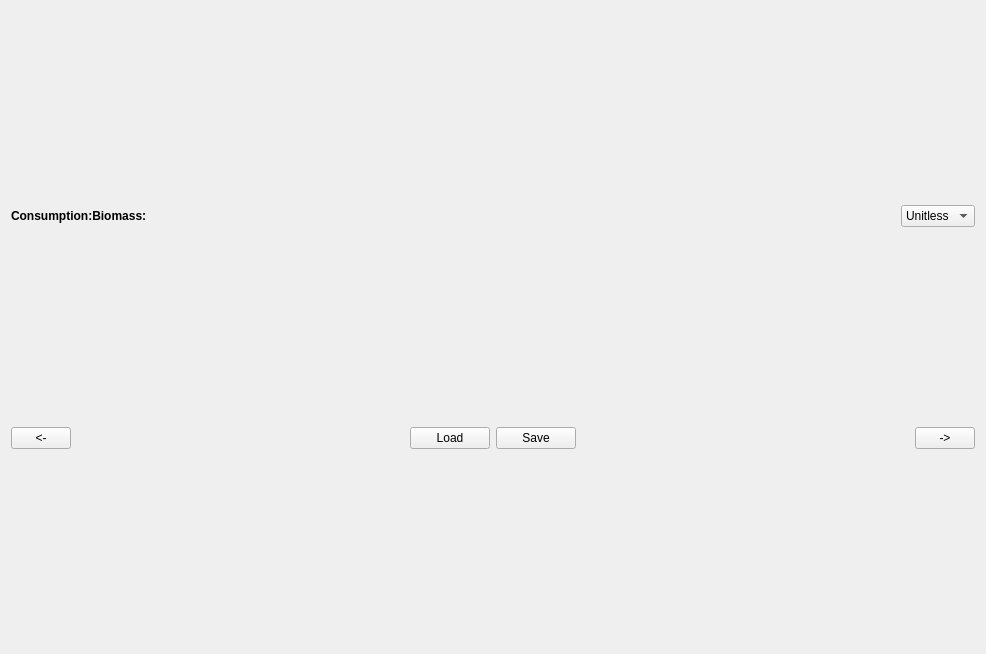
<?xml version="1.0" encoding="UTF-8"?>
<ui version="4.0">
 <class>MSCAA_Tab4_ConsumptionTab</class>
 <widget class="QWidget" name="MSCAA_Tab4_ConsumptionTab">
  <property name="geometry">
   <rect>
    <x>0</x>
    <y>0</y>
    <width>986</width>
    <height>654</height>
   </rect>
  </property>
  <property name="windowTitle">
   <string>Form</string>
  </property>
  <layout class="QVBoxLayout" name="verticalLayout">
   <item>
    <layout class="QHBoxLayout" name="horizontalLayout">
     <item>
      <widget class="QLabel" name="MSCAA_Tab4_TitleLBL">
       <property name="font">
        <font>
         <weight>75</weight>
         <bold>true</bold>
        </font>
       </property>
       <property name="text">
        <string>Consumption:Biomass:</string>
       </property>
      </widget>
     </item>
     <item>
      <widget class="QLabel" name="MSCAA_Tab4_SpeciesLBL">
       <property name="text">
        <string/>
       </property>
      </widget>
     </item>
     <item>
      <spacer name="horizontalSpacer">
       <property name="orientation">
        <enum>Qt::Horizontal</enum>
       </property>
       <property name="sizeHint" stdset="0">
        <size>
         <width>40</width>
         <height>20</height>
        </size>
       </property>
      </spacer>
     </item>
     <item>
      <widget class="QComboBox" name="MSCAA_Tab4_UnitsCMB">
       <property name="toolTip">
        <string>Units</string>
       </property>
       <property name="statusTip">
        <string>Units</string>
       </property>
       <item>
        <property name="text">
         <string>Unitless</string>
        </property>
       </item>
      </widget>
     </item>
    </layout>
   </item>
   <item>
    <layout class="QVBoxLayout" name="MSCAA_Tab4_TVLayoutLT"/>
   </item>
   <item>
    <layout class="QHBoxLayout" name="horizontalLayout_87">
     <item>
      <widget class="QPushButton" name="MSCAA_Tab4_PrevPB">
       <property name="sizePolicy">
        <sizepolicy hsizetype="Fixed" vsizetype="Fixed">
         <horstretch>0</horstretch>
         <verstretch>0</verstretch>
        </sizepolicy>
       </property>
       <property name="minimumSize">
        <size>
         <width>60</width>
         <height>0</height>
        </size>
       </property>
       <property name="maximumSize">
        <size>
         <width>60</width>
         <height>16777215</height>
        </size>
       </property>
       <property name="toolTip">
        <string>Go to the previous page</string>
       </property>
       <property name="statusTip">
        <string>Go to the previous page</string>
       </property>
       <property name="text">
        <string>&lt;-</string>
       </property>
      </widget>
     </item>
     <item>
      <spacer name="horizontalSpacer_95">
       <property name="orientation">
        <enum>Qt::Horizontal</enum>
       </property>
       <property name="sizeHint" stdset="0">
        <size>
         <width>40</width>
         <height>20</height>
        </size>
       </property>
      </spacer>
     </item>
     <item>
      <widget class="QPushButton" name="MSCAA_Tab4_ReloadPB">
       <property name="enabled">
        <bool>true</bool>
       </property>
       <property name="toolTip">
        <string>Load table data</string>
       </property>
       <property name="statusTip">
        <string>Load table data</string>
       </property>
       <property name="text">
        <string>Load</string>
       </property>
      </widget>
     </item>
     <item>
      <widget class="QPushButton" name="MSCAA_Tab4_SavePB">
       <property name="enabled">
        <bool>true</bool>
       </property>
       <property name="toolTip">
        <string>Save above table data</string>
       </property>
       <property name="statusTip">
        <string>Save above table data</string>
       </property>
       <property name="text">
        <string>Save</string>
       </property>
      </widget>
     </item>
     <item>
      <spacer name="verticalSpacer_42">
       <property name="orientation">
        <enum>Qt::Horizontal</enum>
       </property>
       <property name="sizeType">
        <enum>QSizePolicy::Expanding</enum>
       </property>
       <property name="sizeHint" stdset="0">
        <size>
         <width>48</width>
         <height>20</height>
        </size>
       </property>
      </spacer>
     </item>
     <item>
      <widget class="QPushButton" name="MSCAA_Tab4_NextPB">
       <property name="sizePolicy">
        <sizepolicy hsizetype="Fixed" vsizetype="Fixed">
         <horstretch>0</horstretch>
         <verstretch>0</verstretch>
        </sizepolicy>
       </property>
       <property name="minimumSize">
        <size>
         <width>60</width>
         <height>0</height>
        </size>
       </property>
       <property name="maximumSize">
        <size>
         <width>60</width>
         <height>16777215</height>
        </size>
       </property>
       <property name="toolTip">
        <string>Go to next tab page</string>
       </property>
       <property name="statusTip">
        <string>Go to next tab page</string>
       </property>
       <property name="text">
        <string>-&gt;</string>
       </property>
      </widget>
     </item>
    </layout>
   </item>
  </layout>
 </widget>
 <resources/>
 <connections/>
</ui>
